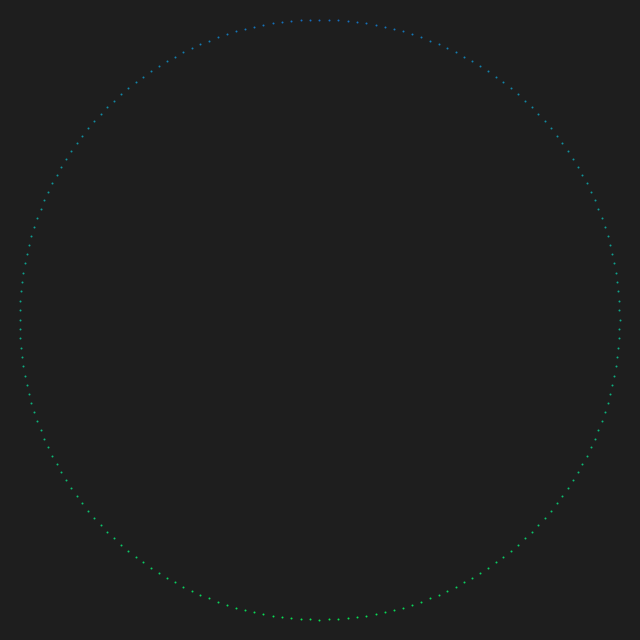
Frame 1 (no input)
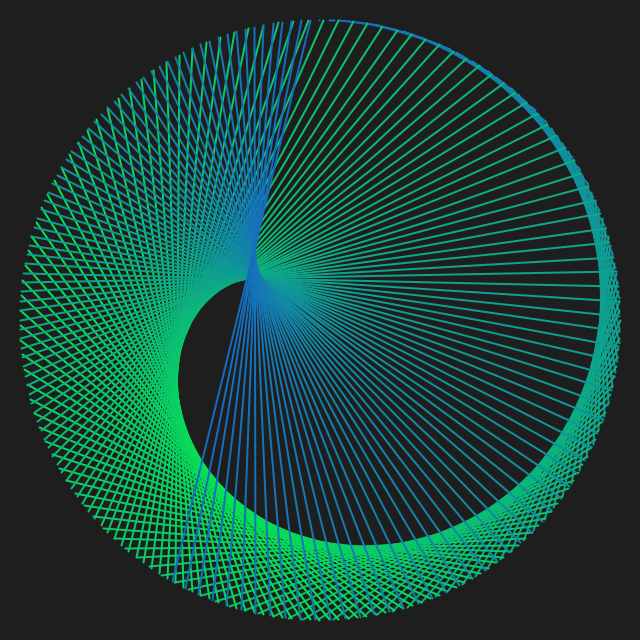
Frame 60 (the mouse pressed at the canvas centre just before this capture)
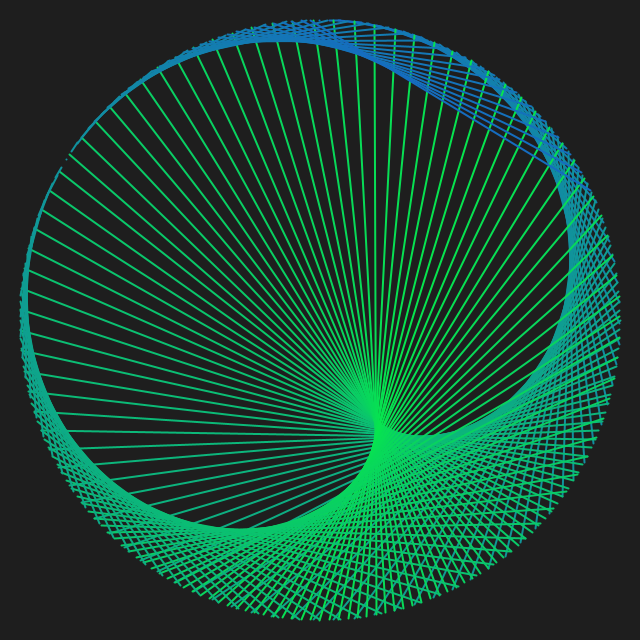
Frame 120 (the mouse held since frame 60 and released just before this capture)

The Processing sketch that drew these frames (run headless with seeded random() and noise(); from frame 60 on, the mouse is pressed at the canvas centre):

// Processing sketch: times_table
// ── times_table.pde
float times = 1;
float radius = 300;

color col_start = color(21, 107, 193);
color col_end = color(6, 229, 78);

void setup() {
  size(640, 640);
}

void draw() {
  background(30);
  translate(width/2, height/2);
  
  for (int i = 0; i < 200; i++) {
    float angle1 = -HALF_PI + map(i, 0, 200, 0, TWO_PI);
    float x1 = radius * cos(angle1);
    float y1 = radius * sin(angle1);
    float angle2 = -HALF_PI + map(times*i, 0, times*200, 0, times*2*PI);
    float x2 = radius * cos(angle2);
    float y2 = radius * sin(angle2);
    
    float ratio = map(i, 0, 200, 0, 1);
    color col;
    
    if(ratio < 0.5) {
    	col = lerpColor(
	    	col_start,
	    	col_end,
	    	ratio*2
	    );
    } else {
    	col = lerpColor(
	    	col_end,
	    	col_start,
	    	(ratio-0.5)*2
	    );
    }
    
    
    stroke(col);
    strokeWeight(2);
    line(x1, y1, x2, y2);
  }
  
  //for (int i = 0; i < 200; i++) {
  //  float angle = map(i, 0, 200, 0, TWO_PI);
  //  float x = radius * cos(angle);
  //  float y = radius * sin(angle);
  //  stroke(255, 0, 0);
  //  strokeWeight(2);
  //  point(x, y);
  //}
  /*
  translate(200, 0);
  
  for (int i = 0; i < 200; i++) {
    float angle1 = map(i, 0, 200, 0, TWO_PI);
    float x1 = 100 * cos(angle1);
    float y1 = 100 * sin(angle1);
    float angle2 = map(2*i, 0, 400, 0, 4*PI);
    float x2 = 100 * cos(angle2);
    float y2 = 100 * sin(angle2);
    stroke(0);
    strokeWeight(1);
    line(x1, y1, x2, y2);
  }
  
  for (int i = 0; i < 200; i++) {
    float angle = map(i, 0, 200, 0, TWO_PI);
    float x = 100 * cos(angle);
    float y = 100 * sin(angle);
    stroke(255, 0, 0);
    strokeWeight(2);
    point(x, y);
  }
  
  translate(200, 0);
  
  for (int i = 0; i < 200; i++) {
    float angle1 = map(i, 0, 200, 0, TWO_PI);
    float x1 = 100 * cos(angle1);
    float y1 = 100 * sin(angle1);
    float angle2 = map(34*i, 0, 6800, 0, 68*PI);
    float x2 = 100 * cos(angle2);
    float y2 = 100 * sin(angle2);
    stroke(0);
    strokeWeight(1);
    line(x1, y1, x2, y2);
  }
  
  for (int i = 0; i < 200; i++) {
    float angle = map(i, 0, 200, 0, TWO_PI);
    float x = 100 * cos(angle);
    float y = 100 * sin(angle);
    stroke(255, 0, 0);
    strokeWeight(2);
    point(x, y);
  }
  
  translate(200, 0);
  
  for (int i = 0; i < 200; i++) {
    float angle1 = map(i, 0, 200, 0, TWO_PI);
    float x1 = 100 * cos(angle1);
    float y1 = 100 * sin(angle1);
    float angle2 = map(51*i, 0, 10200, 0, 102*PI);
    float x2 = 100 * cos(angle2);
    float y2 = 100 * sin(angle2);
    stroke(0);
    strokeWeight(1);
    line(x1, y1, x2, y2);
  }
  
  for (int i = 0; i < 200; i++) {
    float angle = map(i, 0, 200, 0, TWO_PI);
    float x = 100 * cos(angle);
    float y = 100 * sin(angle);
    stroke(255, 0, 0);
    strokeWeight(2);
    point(x, y);
  }
  
  translate(200, 0);
  
  for (int i = 0; i < 200; i++) {
    float angle1 = map(i, 0, 200, 0, TWO_PI);
    float x1 = 100 * cos(angle1);
    float y1 = 100 * sin(angle1);
    float angle2 = map(99*i, 0, 19800, 0, 198*PI);
    float x2 = 100 * cos(angle2);
    float y2 = 100 * sin(angle2);
    stroke(0);
    strokeWeight(1);
    line(x1, y1, x2, y2);
  }
  
  for (int i = 0; i < 200; i++) {
    float angle = map(i, 0, 200, 0, TWO_PI);
    float x = 100 * cos(angle);
    float y = 100 * sin(angle);
    stroke(255, 0, 0);
    strokeWeight(2);
    point(x, y);
  }*/
  times += 0.01;
  times = min(times, 200);
}
